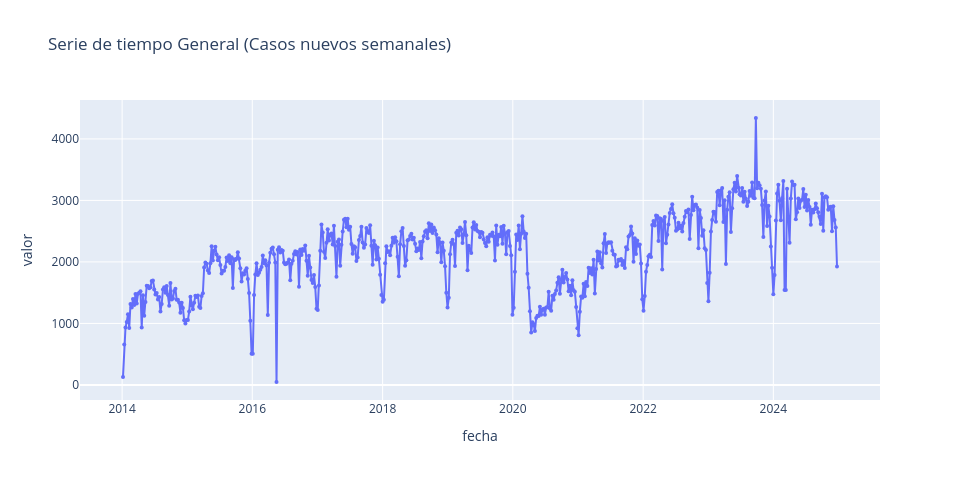

Source (notebook cell):
### Markdown cell above
* Se seleccionan las columnas relevantes y se grafica la serie temporal acumulada para observar su comportamiento general.

### Code cell
# Dataframe con las columnas necesarias para el análisis de series temporales
df_sem = df[['fecha', 'valor_acumulado_corregido']].copy()
df_sem.rename(columns={'valor_acumulado_corregido': 'valor'}, inplace=True)

df_sem['valor'] = df_sem['valor'].diff().fillna(0)
df_sem.iloc[0, df_sem.columns.get_loc('valor')] = 131

x= 'fecha'
y= 'valor'
title = 'Serie de tiempo General (Casos nuevos semanales)'
# Gráfica de línea con plotly / seaborn según selección del usuario
func.plot_timeseries(df_sem, x=x, y=y, title=title, plotly_engine=USE_PLOTLY)

### Figure 1 — Plotly figure (JSON) as saved in the notebook; plotly's stock layout.template omitted (floating-point values rounded to 4 significant figures; data arrays with more than 128 entries replaced by an {"elided": "..."} marker saying what was removed)
{"data": [{"customdata": {"elided": "573x1 int values"}, "hovertemplate": "fecha=%{x}<br>valor=%{y}<br>semana=%{customdata[0]}<extra></extra>", "legendgroup": "", "line": {"color": "#636efa", "dash": "solid"}, "marker": {"size": 4, "symbol": "circle"}, "mode": "lines+markers", "name": "", "orientation": "v", "showlegend": false, "type": "scatter", "x": {"elided": "573 str values"}, "xaxis": "x", "y": {"elided": "573 float values"}, "yaxis": "y"}], "layout": {"height": 480, "legend": {"tracegroupgap": 0}, "title": {"text": "Serie de tiempo General (Casos nuevos semanales)"}, "width": 960, "xaxis": {"anchor": "y", "domain": [0, 1], "title": {"text": "fecha"}}, "yaxis": {"anchor": "x", "domain": [0, 1], "title": {"text": "valor"}}}}
